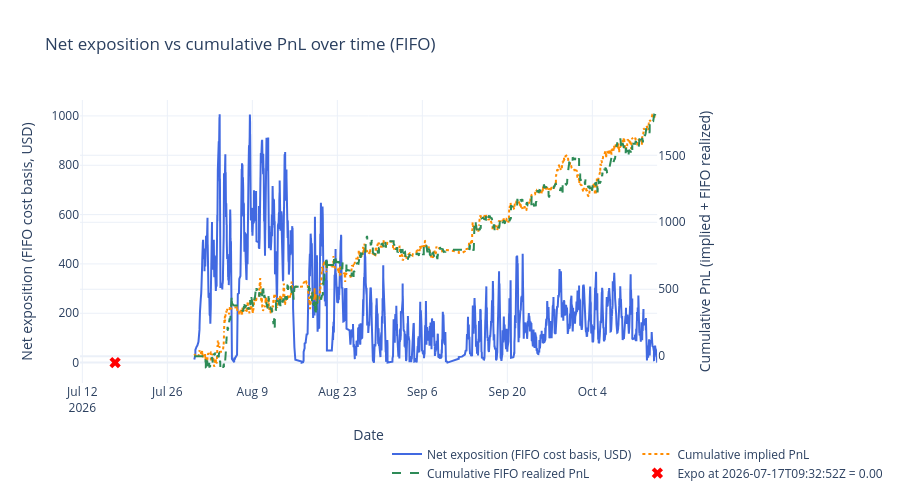

The code cell stored with this chart in its notebook:
### Code cell
# # Net exposition over time using FIFO cost basis, with resolution resets at lastTradeAt

# # Optional: filter to specific contracts for investigation
# # Set to None to compute over all contracts (default).
# # Examples:
CONTRACT_FILTER = None # {'0xd86a816093fcd0a0e1ca440bc5ce199bd3c5a8d6139e044b076958164f8c5423'} 
# FAST_DELAY_S = 300
TARGET_TS = "2026-07-17T09:32:52Z"

# Load summaries for resolution proxy
with open(BACKTEST_DIR / "summaries.json") as f:
    _summaries = pd.DataFrame(json.load(f))
_summaries['lastTradeAt'] = pd.to_datetime(_summaries['lastTradeAt'], format='mixed', utc=True)
_resolved_at = dict(zip(_summaries['conditionId'], _summaries['lastTradeAt']))

# Derive settlement price per (condition_id, token_id) from implied_pnl
# A single condition can have Yes/No tokens with opposite settlements (0 vs 1)
_settlement = {}
for (_cid, _tid), _fg in wallet_all.groupby(['condition_id', 'token_id']):
    _r = _fg.iloc[0]
    _s = _r['implied_pnl'] / _r['fill_quantity'] + _r['order_price'] if _r['order_side'] == 'BUY' else _r['order_price'] - _r['implied_pnl'] / _r['fill_quantity']
    _settlement[(_cid, _tid)] = round(_s)

# Per-contract FIFO exposure at each fill timestamp
expo_parts = []
for cid, grp in wallet_all.sort_values('dt').groupby('condition_id'):
    if CONTRACT_FILTER is not None and cid not in CONTRACT_FILTER:
        continue
    grp = grp.sort_values('dt')
    long_q = []
    short_q = []
    realized_pnl = 0.0
    buy_vol_acc = 0.0
    sell_vol_acc = 0.0
    rows = []
    for _, row in grp.iterrows():
        qty = row['fill_quantity']
        price = row['order_price']
        if row['order_side'] == 'BUY':
            buy_vol_acc += qty * price
            remaining = qty
            while remaining > 0 and short_q:
                avail, p, _tid_sq = short_q[0]
                match = min(remaining, avail)
                realized_pnl += match * (p - price)
                remaining -= match
                if match == avail:
                    short_q.pop(0)
                else:
                    short_q[0] = (avail - match, p, _tid_sq)
            if remaining > 0:
                long_q.append((remaining, price, row['token_id']))
        else:
            sell_vol_acc += qty * price
            remaining = qty
            while remaining > 0 and long_q:
                avail, p, _tid_lq = long_q[0]
                match = min(remaining, avail)
                realized_pnl += match * (price - p)
                remaining -= match
                if match == avail:
                    long_q.pop(0)
                else:
                    long_q[0] = (avail - match, p, _tid_lq)
            if remaining > 0:
                short_q.append((remaining, price, row['token_id']))

        exposure = sum(q * p for q, p, _ in long_q) + sum(q * p for q, p, _ in short_q)
        if exposure < 0:
            exposure = 0.0
        if cid in _resolved_at and row['dt'] >= _resolved_at[cid]:
            exposure = 0.0
        rows.append({'condition_id': cid, 'dt': row['dt'], 'exposition': exposure, 'cum_realized_pnl': realized_pnl})

    expo_parts.append(pd.DataFrame(rows))

    # Settle remaining position at resolution and reset exposition to 0
    if cid in _resolved_at:
        for q, p, tid in long_q:
            realized_pnl += q * (_settlement.get((cid, tid), 0.0) - p)
        for q, p, tid in short_q:
            realized_pnl += q * (p - _settlement.get((cid, tid), 0.0))
        expo_parts.append(pd.DataFrame([{'condition_id': cid, 'dt': _resolved_at[cid], 'exposition': 0.0, 'cum_realized_pnl': realized_pnl}]))

expo_all = pd.concat(expo_parts, ignore_index=True) if expo_parts else pd.DataFrame(
    columns=['condition_id', 'dt', 'exposition']
)

# Per-contract validation breakdown
if not expo_all.empty:
    _last_per_cid = expo_all.groupby('condition_id')['exposition'].last().reset_index()
    _last_per_cid.columns = ['condition_id', 'exposition']
    _active = _last_per_cid[_last_per_cid['exposition'] > 0].sort_values('exposition', ascending=False)
    print(f"=== Per-contract exposition breakdown{" (filtered)" if CONTRACT_FILTER is not None else ""} ===")
    print(_active.to_string(index=False))
    print(f"\nContracts with exposition > 0: {len(_active)}")
    print(f"Sum of per-contract exposition: {_active['exposition'].sum():.2f}")

# Aggregate across all contracts at each timestamp
# Forward-fill each contract's exposition then sum across contracts
# Each contract's exposition persists until its next fill or resolution
_expo_sorted = expo_all.sort_values(['condition_id', 'dt'])
_expo_sorted['_delta'] = _expo_sorted.groupby('condition_id')['exposition'].diff()
_first_idx = _expo_sorted.groupby('condition_id').head(1).index
_expo_sorted.loc[_first_idx, '_delta'] = _expo_sorted.loc[_first_idx, 'exposition']
ts = _expo_sorted.groupby('dt', as_index=False)['_delta'].sum().sort_values('dt')
ts['exposition'] = ts['_delta'].cumsum()
ts = ts.drop(columns=['_delta'])

# Aggregate FIFO realized PnL across contracts (same diff/cumsum pattern)
_expo_sorted['_rpnl_delta'] = _expo_sorted.groupby('condition_id')['cum_realized_pnl'].diff()
_expo_sorted.loc[_first_idx, '_rpnl_delta'] = _expo_sorted.loc[_first_idx, 'cum_realized_pnl']
_rpnl_ts = _expo_sorted.groupby('dt', as_index=False)['_rpnl_delta'].sum().sort_values('dt')
_rpnl_ts['cum_realized_pnl'] = _rpnl_ts['_rpnl_delta'].cumsum()
_rpnl_ts = _rpnl_ts.drop(columns=['_rpnl_delta'])
ts = ts.merge(_rpnl_ts[['dt', 'cum_realized_pnl']], on='dt', how='outer').sort_values('dt')
ts['exposition'] = ts['exposition'].ffill().fillna(0.0)
ts['cum_realized_pnl'] = ts['cum_realized_pnl'].ffill().fillna(0.0)

if not ts.empty:
    print(f"Aggregate exposition (from ts sum): {ts['exposition'].iloc[-1]:.2f}")
    print(f"Aggregate FIFO realized PnL: {ts['cum_realized_pnl'].iloc[-1]:.2f}")

# Cumulative PnL on secondary axis for comparison
_pnl_df = wallet_all if CONTRACT_FILTER is None else wallet_all[wallet_all['condition_id'].isin(CONTRACT_FILTER)]
pnl_ts = _pnl_df.groupby('dt', as_index=False)['implied_pnl'].sum().sort_values('dt')
pnl_ts['cum_pnl'] = pnl_ts['implied_pnl'].cumsum()

# Cumulative PnL for fills with <= 10 min delay
# _fast_pnl_df = _pnl_df[_pnl_df['delay_s'] <= FAST_DELAY_S]
# fast_pnl_ts = _fast_pnl_df.groupby('dt', as_index=False)['implied_pnl'].sum().sort_values('dt')
# fast_pnl_ts['cum_pnl_fast'] = fast_pnl_ts['implied_pnl'].cumsum()

# Compute exact snapshot exposure at TARGET_TS for marker overlay
cutoff = pd.Timestamp(TARGET_TS, tz='UTC')
snap_df = wallet_all[wallet_all['dt'] <= cutoff].copy()
expo_parts_snap = []
for cid, grp in snap_df.sort_values('dt').groupby('condition_id'):
    if CONTRACT_FILTER is not None and cid not in CONTRACT_FILTER:
        continue
    if cid in _resolved_at and _resolved_at[cid] <= cutoff:
        continue
    long_q = []
    short_q = []
    realized_pnl = 0.0
    buy_vol = 0.0
    sell_vol = 0.0
    for _, row in grp.iterrows():
        qty = row['fill_quantity']
        price = row['order_price']
        if row['order_side'] == 'BUY':
            buy_vol += qty * price
            remaining = qty
            while remaining > 0 and short_q:
                avail, p, _tid_sq = short_q[0]
                match = min(remaining, avail)
                realized_pnl += match * (price - p)
                remaining -= match
                if match == avail:
                    short_q.pop(0)
                else:
                    short_q[0] = (avail - match, p, _tid_sq)
            if remaining > 0:
                long_q.append((remaining, price, row['token_id']))
        else:
            sell_vol += qty * price
            remaining = qty
            while remaining > 0 and long_q:
                avail, p, _tid_lq = long_q[0]
                match = min(remaining, avail)
                realized_pnl += match * (p - price)
                remaining -= match
                if match == avail:
                    long_q.pop(0)
                else:
                    long_q[0] = (avail - match, p, _tid_lq)
            if remaining > 0:
                short_q.append((remaining, price, row['token_id']))
    exposure = sum(q * p for q, p, _ in long_q) + sum(q * p for q, p, _ in short_q)
    if exposure < 0:
        exposure = 0.0
    expo_parts_snap.append(exposure)
snap = sum(expo_parts_snap)
ts = pd.concat([ts, pd.DataFrame([{'dt': cutoff, 'exposition': snap}])], ignore_index=True).sort_values('dt').drop_duplicates('dt')
ts['cum_realized_pnl'] = ts['cum_realized_pnl'].ffill().fillna(0.0)

# Clip to the fills period (extend end to include resolution timestamps)
fill_start = wallet_all['dt'].min()
fill_end = max(wallet_all['dt'].max(), max(_resolved_at.values()))
ts = ts[(ts['dt'] >= fill_start) & (ts['dt'] <= fill_end)]
pnl_ts = pnl_ts[(pnl_ts['dt'] >= fill_start) & (pnl_ts['dt'] <= fill_end)]
# fast_pnl_ts = fast_pnl_ts[(fast_pnl_ts['dt'] >= fill_start) & (fast_pnl_ts['dt'] <= fill_end)]

fig_ntl = make_subplots(specs=[[{'secondary_y': True}]])

fig_ntl.add_trace(go.Scatter(
    x=ts['dt'], y=ts['exposition'],
    mode='lines', name='Net exposition (FIFO cost basis, USD)',
    line=dict(color='royalblue', width=2),
), secondary_y=False)

fig_ntl.add_trace(go.Scatter(
    x=pnl_ts['dt'], y=pnl_ts['cum_pnl'],
    mode='lines', name='Cumulative implied PnL',
    line=dict(color='darkorange', width=2, dash='dot'),
), secondary_y=True)

fig_ntl.add_trace(go.Scatter(
    x=ts['dt'], y=ts['cum_realized_pnl'],
    mode='lines', name='Cumulative FIFO realized PnL',
    line=dict(color='seagreen', width=2, dash='dash'),
), secondary_y=True)

# fig_ntl.add_trace(go.Scatter(
#     x=fast_pnl_ts['dt'], y=fast_pnl_ts['cum_pnl_fast'],
#     mode='lines', name=f'Cumulative PnL (delay <= {FAST_DELAY_S // 60}m)',
#     line=dict(color='mediumpurple', width=2, dash='dashdot'),
# ), secondary_y=True)

fig_ntl.add_trace(go.Scatter(
    x=[cutoff], y=[snap],
    mode='markers', name=f'Expo at {TARGET_TS} = {snap:.2f}',
    marker=dict(color='red', size=10, symbol='x'),
), secondary_y=False)

fig_ntl.update_layout(
    title='Net exposition vs cumulative PnL over time (FIFO)',
    template='plotly_white', height=500,
    legend=dict(x=0.5, y=-0.2, orientation='h'),
)
fig_ntl.update_xaxes(title='Date')
fig_ntl.update_yaxes(title='Net exposition (FIFO cost basis, USD)', secondary_y=False)
fig_ntl.update_yaxes(title='Cumulative PnL (implied + FIFO realized)', secondary_y=True)
fig_ntl.show()

### Figure 1 — Plotly figure (JSON) as saved in the notebook; plotly's stock layout.template omitted (floating-point values rounded to 4 significant figures; data arrays with more than 128 entries replaced by an {"elided": "..."} marker saying what was removed)
{"data": [{"line": {"color": "royalblue", "width": 2}, "mode": "lines", "name": "Net exposition (FIFO cost basis, USD)", "type": "scatter", "x": {"elided": "9264 str values"}, "xaxis": "x", "y": {"elided": "9264 float values"}, "yaxis": "y"}, {"line": {"color": "darkorange", "dash": "dot", "width": 2}, "mode": "lines", "name": "Cumulative implied PnL", "type": "scatter", "x": {"elided": "6693 str values"}, "xaxis": "x", "y": {"elided": "6693 float values"}, "yaxis": "y2"}, {"line": {"color": "seagreen", "dash": "dash", "width": 2}, "mode": "lines", "name": "Cumulative FIFO realized PnL", "type": "scatter", "x": {"elided": "9264 str values"}, "xaxis": "x", "y": {"elided": "9264 float values"}, "yaxis": "y2"}, {"marker": {"color": "red", "size": 10, "symbol": "x"}, "mode": "markers", "name": "Expo at 2026-07-17T09:32:52Z = 0.00", "type": "scatter", "x": ["2026-07-17T09:32:52+00:00"], "xaxis": "x", "y": [0], "yaxis": "y"}], "layout": {"height": 500, "legend": {"orientation": "h", "x": 0.5, "y": -0.2}, "title": {"text": "Net exposition vs cumulative PnL over time (FIFO)"}, "xaxis": {"anchor": "y", "domain": [0, 0.94], "title": {"text": "Date"}}, "yaxis": {"anchor": "x", "domain": [0, 1], "title": {"text": "Net exposition (FIFO cost basis, USD)"}}, "yaxis2": {"anchor": "x", "overlaying": "y", "side": "right", "title": {"text": "Cumulative PnL (implied + FIFO realized)"}}}}
